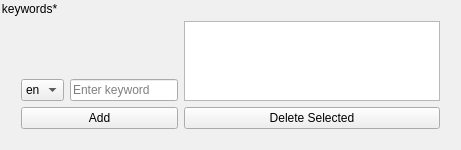
                 <widget class="QGroupBox" name="groupBox_7">
                  <property name="styleSheet">
                   <string notr="true">
                      QGroupBox {
                        background-color: rgba(240, 240, 240, 1);  /* change to your desired color */
                        border: 0px solid #ffffffff;     /* optional: border styling */
                        border-radius: 6px;         /* optional: rounded corners */
                        margin-top: 1.5em; /* reserve space for the title */
                        padding: 10px; 
                      }
                    </string>
                  </property>
                  <property name="title">
                   <string>keywords*</string>
                  </property>
                  <layout class="QGridLayout" name="_41">
                   <item row="0" column="0">
                    <layout class="QHBoxLayout" name="_42">
                     <item>
                      <layout class="QVBoxLayout" name="_43">
                       <item>
                        <spacer name="verticalSpacer_8">
                         <property name="orientation">
                          <enum>Qt::Vertical</enum>
                         </property>
                         <property name="sizeHint" stdset="0">
                          <size>
                           <width>20</width>
                           <height>40</height>
                          </size>
                         </property>
                        </spacer>
                       </item>
                       <item>
                        <layout class="QVBoxLayout" name="_44">
                         <item>
                          <layout class="QHBoxLayout" name="_45">
                           <item>
                            <widget class="QComboBox" name="comboBoxResKeywordsLocale">
                             <item>
                              <property name="text">
                               <string>en</string>
                              </property>
                             </item>
                             <item>
                              <property name="text">
                               <string>pt</string>
                              </property>
                             </item>
                             <item>
                              <property name="text">
                               <string>fr</string>
                              </property>
                             </item>
                            </widget>
                           </item>
                           <item>
                            <widget class="QLineEdit" name="addResKeywordsLineEdit">
                             <property name="placeholderText">
                              <string>Enter keyword</string>
                             </property>
                            </widget>
                           </item>
                          </layout>
                         </item>
                         <item>
                          <widget class="QPushButton" name="addResKeywordsButton">
                           <property name="text">
                            <string>Add</string>
                           </property>
                          </widget>
                         </item>
                        </layout>
                       </item>
                      </layout>
                     </item>
                     <item>
                      <layout class="QVBoxLayout" name="_46">
                       <item>
                        <widget class="QListWidget" name="listWidgetResKeywords">
                         <property name="maximumSize">
                          <size>
                           <width>1000</width>
                           <height>80</height>
                          </size>
                         </property>
                        </widget>
                       </item>
                       <item>
                        <widget class="QPushButton" name="deleteResKeywordsButton">
                         <property name="text">
                          <string>Delete Selected</string>
                         </property>
                        </widget>
                       </item>
                      </layout>
                     </item>
                    </layout>
                   </item>
                  </layout>
                 </widget>
